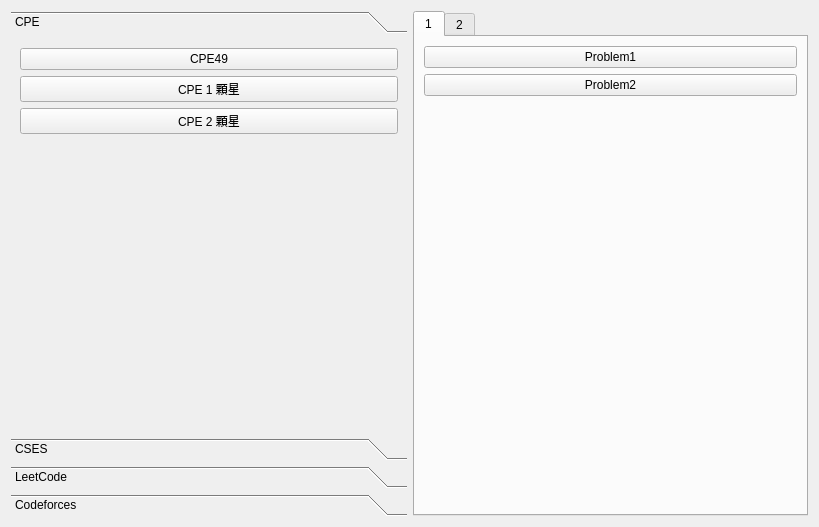
<?xml version="1.0" encoding="UTF-8"?>
<ui version="4.0">
 <class>ProblemWidget</class>
 <widget class="QWidget" name="ProblemWidget">
  <property name="geometry">
   <rect>
    <x>0</x>
    <y>0</y>
    <width>819</width>
    <height>527</height>
   </rect>
  </property>
  <property name="windowTitle">
   <string>Form</string>
  </property>
  <layout class="QVBoxLayout" name="verticalLayout">
   <item>
    <layout class="QHBoxLayout" name="horizontalLayout">
     <item>
      <layout class="QVBoxLayout" name="verticalLayout_2">
       <item>
        <widget class="QToolBox" name="toolBox">
         <property name="currentIndex">
          <number>0</number>
         </property>
         <widget class="QWidget" name="page_3">
          <property name="geometry">
           <rect>
            <x>0</x>
            <y>0</y>
            <width>395</width>
            <height>389</height>
           </rect>
          </property>
          <attribute name="label">
           <string>CPE</string>
          </attribute>
          <layout class="QVBoxLayout" name="verticalLayout_5">
           <item>
            <layout class="QVBoxLayout" name="verticalLayout_4">
             <item>
              <widget class="QPushButton" name="pushButton_2">
               <property name="text">
                <string>CPE49</string>
               </property>
              </widget>
             </item>
             <item>
              <widget class="QPushButton" name="pushButton">
               <property name="text">
                <string>CPE 1 顆星</string>
               </property>
              </widget>
             </item>
             <item>
              <widget class="QPushButton" name="pushButton_3">
               <property name="text">
                <string>CPE 2 顆星</string>
               </property>
              </widget>
             </item>
             <item>
              <spacer name="verticalSpacer">
               <property name="orientation">
                <enum>Qt::Orientation::Vertical</enum>
               </property>
               <property name="sizeHint" stdset="0">
                <size>
                 <width>20</width>
                 <height>40</height>
                </size>
               </property>
              </spacer>
             </item>
            </layout>
           </item>
          </layout>
         </widget>
         <widget class="QWidget" name="page_4">
          <property name="geometry">
           <rect>
            <x>0</x>
            <y>0</y>
            <width>395</width>
            <height>389</height>
           </rect>
          </property>
          <attribute name="label">
           <string>CSES</string>
          </attribute>
         </widget>
         <widget class="QWidget" name="page_5">
          <property name="geometry">
           <rect>
            <x>0</x>
            <y>0</y>
            <width>395</width>
            <height>389</height>
           </rect>
          </property>
          <attribute name="label">
           <string>LeetCode</string>
          </attribute>
         </widget>
         <widget class="QWidget" name="page_6">
          <property name="geometry">
           <rect>
            <x>0</x>
            <y>0</y>
            <width>395</width>
            <height>389</height>
           </rect>
          </property>
          <attribute name="label">
           <string>Codeforces</string>
          </attribute>
         </widget>
        </widget>
       </item>
      </layout>
     </item>
     <item>
      <layout class="QVBoxLayout" name="verticalLayout_3">
       <item>
        <widget class="QTabWidget" name="tabWidget">
         <property name="currentIndex">
          <number>0</number>
         </property>
         <widget class="QWidget" name="tab_9">
          <attribute name="title">
           <string>1</string>
          </attribute>
          <layout class="QGridLayout" name="gridLayout_4">
           <item row="0" column="0">
            <layout class="QGridLayout" name="gridLayout">
             <item row="0" column="0">
              <widget class="QPushButton" name="Example1_Problem_PushButton">
               <property name="text">
                <string>Problem1</string>
               </property>
              </widget>
             </item>
             <item row="1" column="0">
              <widget class="QPushButton" name="pushButton_7">
               <property name="text">
                <string>Problem2</string>
               </property>
              </widget>
             </item>
            </layout>
           </item>
           <item row="1" column="0">
            <spacer name="verticalSpacer_3">
             <property name="orientation">
              <enum>Qt::Orientation::Vertical</enum>
             </property>
             <property name="sizeHint" stdset="0">
              <size>
               <width>20</width>
               <height>40</height>
              </size>
             </property>
            </spacer>
           </item>
          </layout>
         </widget>
         <widget class="QWidget" name="tab_10">
          <attribute name="title">
           <string>2</string>
          </attribute>
          <layout class="QGridLayout" name="gridLayout_3">
           <item row="0" column="0">
            <layout class="QGridLayout" name="gridLayout_2">
             <item row="0" column="0">
              <widget class="QPushButton" name="pushButton_4">
               <property name="text">
                <string>Vito's family</string>
               </property>
               <property name="flat">
                <bool>false</bool>
               </property>
              </widget>
             </item>
             <item row="1" column="0">
              <widget class="QPushButton" name="pushButton_5">
               <property name="text">
                <string>Problem 2</string>
               </property>
              </widget>
             </item>
            </layout>
           </item>
           <item row="1" column="0">
            <spacer name="verticalSpacer_2">
             <property name="orientation">
              <enum>Qt::Orientation::Vertical</enum>
             </property>
             <property name="sizeHint" stdset="0">
              <size>
               <width>20</width>
               <height>40</height>
              </size>
             </property>
            </spacer>
           </item>
          </layout>
         </widget>
        </widget>
       </item>
      </layout>
     </item>
    </layout>
   </item>
  </layout>
 </widget>
 <resources/>
 <connections/>
</ui>
